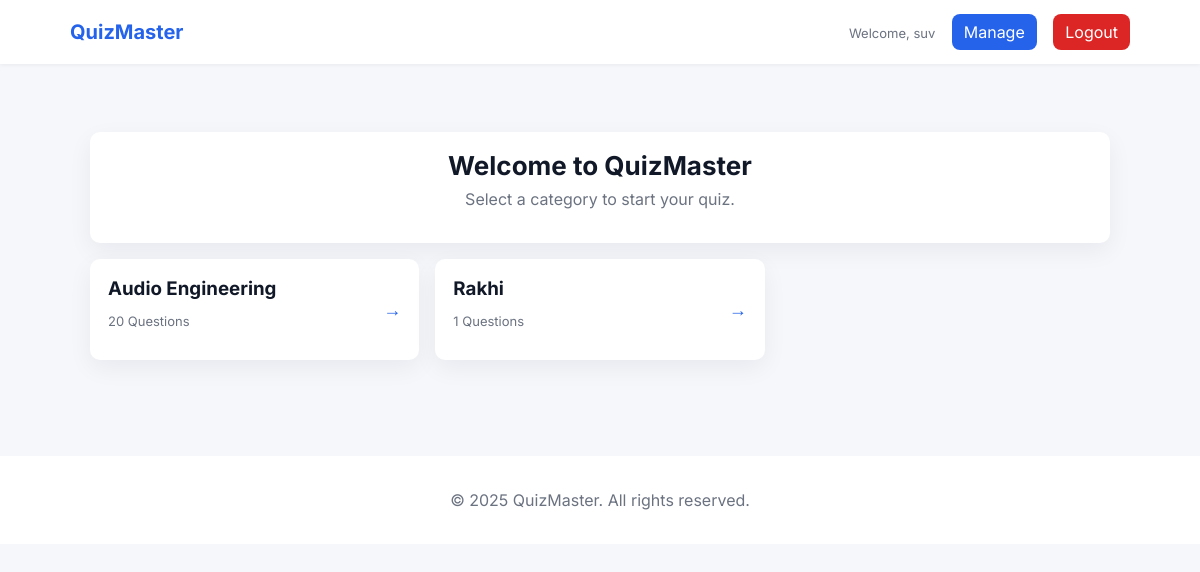
The app's page / (signed in), older data.
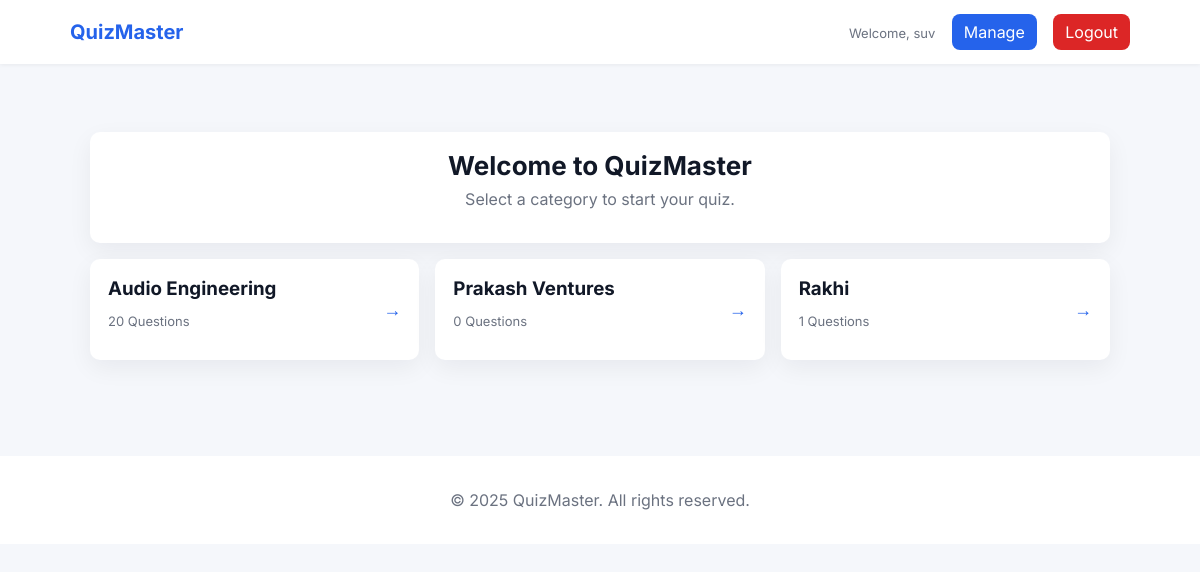
The same page, newer data.
### Quiz_App/models.py (models this page shows, shortened)
class Category(models.Model):
    name = models.CharField(max_length=100, unique=True, help_text="The name of the quiz category.")
    class Meta:
        ordering = ['name']
        verbose_name_plural = "Categories"

### Quiz_App/views.py (the view)
# urls.py: path('', views.home, name='home'),
def home(request):
    if request.user.is_authenticated:
        categories = Category.objects.all()
        return render(request, 'home.html', {'categories': categories})
    return redirect('login')

### Quiz_App/templates/Quiz_App/home.html (shortened to what this page needs)
{% extends 'Quiz_App/base.html' %}
{% block content %}
<div class="container">
    <div class="card center">
        <h1 class="h1">Welcome to QuizMaster</h1>
        <p class="lead">Select a category to start your quiz.</p>
    </div>
    <div class="grid cols-3 mt-4">
        {% for category in categories %}
        <a href="{% url 'quiz' category.id %}" class="card" style="text-decoration:none;color:inherit;display:block">
            <div style="display:flex;justify-content:space-between;align-items:center">
                <div>
                    <h3 style="margin:0">{{ category.name }}</h3>
                    <p class="small">{{ category.questions.count }} Questions</p>
                </div>
                <div style="font-size:18px;color:var(--primary)">&rarr;</div>
            </div>
        </a>
        {% empty %}
        <div class="card center">No categories yet.</div>
        {% endfor %}
    </div>
</div>
{% endblock %}

### Quiz_App/templates/Quiz_App/base.html (shortened to what this page needs)
{% load static %}
<!DOCTYPE html>
<html lang="en">
<head>
    <link href="{% static 'css/site.css' %}" rel="stylesheet">
</head>
<body>
    <header class="header">
        <div class="header-inner">
            <a href="{% url 'home' %}" class="brand">QuizMaster</a>
            <div class="nav-links">
                {% if user.is_authenticated %}
                    <span class="small">Welcome, {{ user.username }}</span>
                    {% if user.is_staff or user.is_superuser %}
                        <a href="{% url 'host_dashboard' %}" class="btn" style="margin-left:12px">Manage</a>
                    {% endif %}
                    <a href="{% url 'logout' %}" class="btn danger" style="margin-left:12px">Logout</a>
                {% else %}
                    <a href="{% url 'login' %}" class="btn-inline">Login</a>
                    <a href="{% url 'register' %}" class="btn" style="margin-left:12px">Sign Up</a>
                {% endif %}
            </div>
        </div>
    </header>
    <main class="main">
        <div class="container">
            {% block content %}{% endblock %}
        </div>
    </main>
    <footer class="footer">
        <div>
            <p>&copy; 2025 QuizMaster. All rights reserved.</p>
        </div>
    </footer>
</body>
</html>

### Quiz_App/static/css/site.css (style rules this page uses)
:root { --bg:#f5f7fb; --card:#ffffff; --muted:#6b7280; --text:#111827; --primary:#2563eb; --danger:#dc2626; --radius:10px; }
* { box-sizing:border-box }
html,body { height:100%;margin:0;font-family:Inter,system-ui,Segoe UI,Roboto,-apple-system,"Helvetica Neue",Arial;color:var(--text);background:var(--bg) }
.container { max-width:1100px;margin:0 auto;padding:20px }
.header { background:var(--card);box-shadow:0 1px 4px rgba(0,0,0,0.06); }
.header-inner { display:flex;align-items:center;justify-content:space-between;max-width:1100px;margin:0 auto;padding:14px 20px }
.brand { font-weight:700;color:var(--primary);text-decoration:none;font-size:20px }
.nav-links a { margin-left:12px;color:var(--muted);text-decoration:none }
.header .brand { font-weight:700;color:var(--primary);text-decoration:none }
.header .nav-links a { margin-left:12px;color:var(--muted);text-decoration:none }
.header .nav-links a.btn { color:#fff;background:var(--primary);padding:8px 12px;border-radius:8px }
.header .nav-links a.btn.danger { background:var(--danger);color:#fff }
.main { padding:28px 20px }
.footer { background:var(--card);padding:18px 20px;text-align:center;color:var(--muted);margin-top:28px }
.card { background:var(--card);border-radius:var(--radius);padding:18px;box-shadow:0 8px 24px rgba(15,23,42,0.06) }
.grid { display:grid;gap:16px }
.grid.cols-3 { grid-template-columns:repeat(3,1fr) }
.h1 { font-size:26px;margin:0 }
.lead { color:var(--muted);margin-top:8px }
.btn { display:inline-block;padding:8px 14px;border-radius:8px;text-decoration:none;color:#fff;background:var(--primary) }
.btn.danger { background:var(--danger) }
.small { font-size:13px;color:var(--muted) }
.center { text-align:center }
.mt-4 { margin-top:16px }

### Quiz_App/templates/Quiz_App/base.html (style rules this page uses)
body { font-family: 'Inter', sans-serif; }

Row changes from the older to the newer data that the page shows:
added Category: name "Prakash Ventures", questions.count "0"
